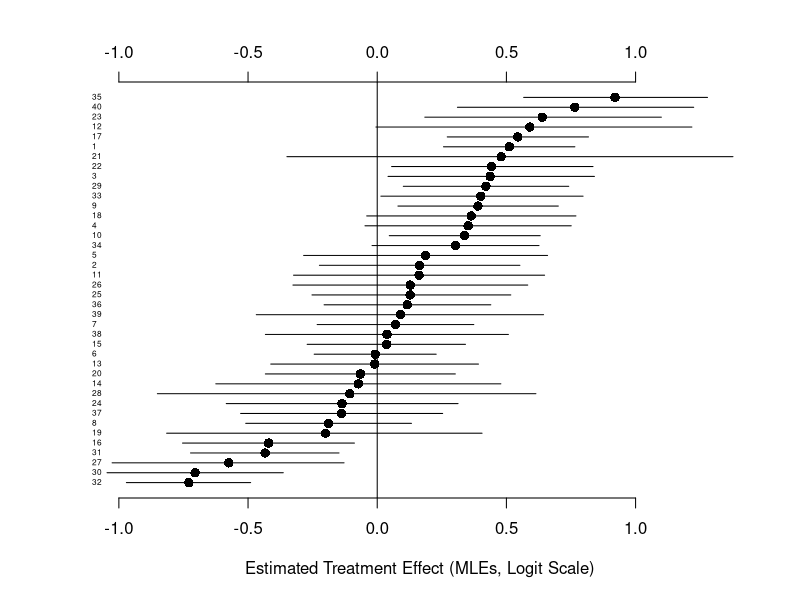

The R source for this figure:
library(pscl)


### Name: RockTheVote
### Title: Voter turnout experiment, using Rock The Vote ads
### Aliases: RockTheVote
### Keywords: datasets

### ** Examples

data(RockTheVote)
## estimate MLEs of treatment effects
deltaFunction <- function(data){
  model <- glm(cbind(r,n-r)~treated,
               data=data,
               family=binomial)
  c(coef(model)[2],
    confint(model)[2,])
}


tmp <- by(RockTheVote,
          as.factor(RockTheVote$strata),
          deltaFunction)

tmp <- matrix(unlist(tmp),ncol=3,byrow=TRUE)

indx <- order(tmp[,1])

plot(y=1:40,
     x=tmp[indx,1],
     pch=16,cex=1.25,
     xlim=range(tmp),
     ylab="",
     axes=FALSE,
     xlab="Estimated Treatment Effect (MLEs, Logit Scale)")
text(y=1:40,
     x=par()$usr[1],
     pos=4,
     as.character((1:40)[indx]),
     cex=.5)
segments(x0=tmp[indx,2],
         x1=tmp[indx,3],
         y0=1:40,
         y1=1:40)
axis(1)
axis(3)
abline(v=0)
